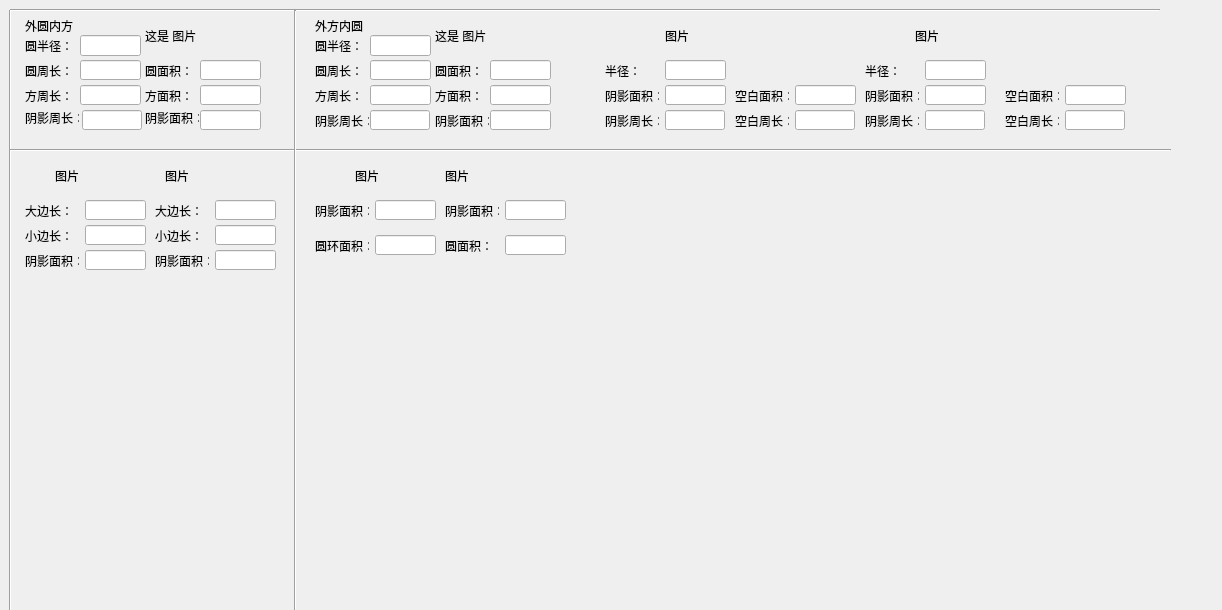
<?xml version="1.0" encoding="UTF-8"?>
<ui version="4.0">
 <class>Page_graphic</class>
 <widget class="QWidget" name="Page_graphic">
  <property name="geometry">
   <rect>
    <x>0</x>
    <y>0</y>
    <width>1222</width>
    <height>610</height>
   </rect>
  </property>
  <property name="windowTitle">
   <string>Form</string>
  </property>
  <widget class="QLabel" name="image_7">
   <property name="geometry">
    <rect>
     <x>665</x>
     <y>10</y>
     <width>61</width>
     <height>51</height>
    </rect>
   </property>
   <property name="text">
    <string>图片</string>
   </property>
  </widget>
  <widget class="Line" name="line_5">
   <property name="geometry">
    <rect>
     <x>0</x>
     <y>10</y>
     <width>20</width>
     <height>620</height>
    </rect>
   </property>
   <property name="orientation">
    <enum>Qt::Vertical</enum>
   </property>
  </widget>
  <widget class="QLineEdit" name="graphic_lE_2">
   <property name="geometry">
    <rect>
     <x>200</x>
     <y>60</y>
     <width>61</width>
     <height>20</height>
    </rect>
   </property>
   <property name="font">
    <font>
     <family>Arial</family>
     <pointsize>8</pointsize>
    </font>
   </property>
  </widget>
  <widget class="QLabel" name="label_18">
   <property name="geometry">
    <rect>
     <x>315</x>
     <y>90</y>
     <width>54</width>
     <height>12</height>
    </rect>
   </property>
   <property name="text">
    <string>方周长：</string>
   </property>
  </widget>
  <widget class="QLineEdit" name="graphic_lE_28">
   <property name="geometry">
    <rect>
     <x>925</x>
     <y>60</y>
     <width>61</width>
     <height>20</height>
    </rect>
   </property>
   <property name="font">
    <font>
     <family>Arial</family>
     <pointsize>8</pointsize>
    </font>
   </property>
   <property name="text">
    <string/>
   </property>
  </widget>
  <widget class="QLabel" name="label_19">
   <property name="geometry">
    <rect>
     <x>145</x>
     <y>65</y>
     <width>54</width>
     <height>12</height>
    </rect>
   </property>
   <property name="text">
    <string>圆面积：</string>
   </property>
  </widget>
  <widget class="QLineEdit" name="graphic_lE_29">
   <property name="geometry">
    <rect>
     <x>925</x>
     <y>85</y>
     <width>61</width>
     <height>20</height>
    </rect>
   </property>
   <property name="font">
    <font>
     <family>Arial</family>
     <pointsize>8</pointsize>
    </font>
   </property>
  </widget>
  <widget class="Line" name="line_6">
   <property name="geometry">
    <rect>
     <x>10</x>
     <y>140</y>
     <width>1161</width>
     <height>20</height>
    </rect>
   </property>
   <property name="orientation">
    <enum>Qt::Horizontal</enum>
   </property>
  </widget>
  <widget class="QLineEdit" name="graphic_lE_32">
   <property name="geometry">
    <rect>
     <x>795</x>
     <y>85</y>
     <width>61</width>
     <height>20</height>
    </rect>
   </property>
   <property name="font">
    <font>
     <family>Arial</family>
     <pointsize>8</pointsize>
    </font>
   </property>
  </widget>
  <widget class="QLineEdit" name="graphic_lE_26">
   <property name="geometry">
    <rect>
     <x>665</x>
     <y>85</y>
     <width>61</width>
     <height>20</height>
    </rect>
   </property>
   <property name="font">
    <font>
     <family>Arial</family>
     <pointsize>8</pointsize>
    </font>
   </property>
  </widget>
  <widget class="QLineEdit" name="graphic_lE_22">
   <property name="geometry">
    <rect>
     <x>375</x>
     <y>235</y>
     <width>61</width>
     <height>20</height>
    </rect>
   </property>
   <property name="font">
    <font>
     <family>Arial</family>
     <pointsize>8</pointsize>
    </font>
   </property>
  </widget>
  <widget class="QLabel" name="label_46">
   <property name="geometry">
    <rect>
     <x>735</x>
     <y>115</y>
     <width>54</width>
     <height>12</height>
    </rect>
   </property>
   <property name="text">
    <string>空白周长：</string>
   </property>
  </widget>
  <widget class="QLabel" name="label_47">
   <property name="geometry">
    <rect>
     <x>1005</x>
     <y>115</y>
     <width>54</width>
     <height>12</height>
    </rect>
   </property>
   <property name="text">
    <string>空白周长：</string>
   </property>
  </widget>
  <widget class="QLabel" name="label_48">
   <property name="geometry">
    <rect>
     <x>605</x>
     <y>90</y>
     <width>54</width>
     <height>12</height>
    </rect>
   </property>
   <property name="text">
    <string>阴影面积：</string>
   </property>
  </widget>
  <widget class="QLabel" name="label_20">
   <property name="geometry">
    <rect>
     <x>435</x>
     <y>115</y>
     <width>54</width>
     <height>12</height>
    </rect>
   </property>
   <property name="text">
    <string>阴影面积：</string>
   </property>
  </widget>
  <widget class="QLineEdit" name="graphic_lE_21">
   <property name="geometry">
    <rect>
     <x>375</x>
     <y>200</y>
     <width>61</width>
     <height>20</height>
    </rect>
   </property>
   <property name="font">
    <font>
     <family>Arial</family>
     <pointsize>8</pointsize>
    </font>
   </property>
  </widget>
  <widget class="QLabel" name="label_49">
   <property name="geometry">
    <rect>
     <x>155</x>
     <y>255</y>
     <width>54</width>
     <height>12</height>
    </rect>
   </property>
   <property name="text">
    <string>阴影面积：</string>
   </property>
  </widget>
  <widget class="QLineEdit" name="graphic_lE_8">
   <property name="geometry">
    <rect>
     <x>370</x>
     <y>60</y>
     <width>61</width>
     <height>20</height>
    </rect>
   </property>
   <property name="font">
    <font>
     <family>Arial</family>
     <pointsize>8</pointsize>
    </font>
   </property>
  </widget>
  <widget class="QLabel" name="label_50">
   <property name="geometry">
    <rect>
     <x>155</x>
     <y>230</y>
     <width>54</width>
     <height>12</height>
    </rect>
   </property>
   <property name="text">
    <string>小边长：</string>
   </property>
  </widget>
  <widget class="QLineEdit" name="graphic_lE_4">
   <property name="geometry">
    <rect>
     <x>200</x>
     <y>85</y>
     <width>61</width>
     <height>20</height>
    </rect>
   </property>
   <property name="font">
    <font>
     <family>Arial</family>
     <pointsize>8</pointsize>
    </font>
   </property>
  </widget>
  <widget class="QLabel" name="label_21">
   <property name="geometry">
    <rect>
     <x>25</x>
     <y>90</y>
     <width>54</width>
     <height>12</height>
    </rect>
   </property>
   <property name="text">
    <string>方周长：</string>
   </property>
  </widget>
  <widget class="QLabel" name="label_51">
   <property name="geometry">
    <rect>
     <x>865</x>
     <y>65</y>
     <width>54</width>
     <height>12</height>
    </rect>
   </property>
   <property name="text">
    <string>半径：</string>
   </property>
  </widget>
  <widget class="QLineEdit" name="graphic_lE_23">
   <property name="geometry">
    <rect>
     <x>505</x>
     <y>200</y>
     <width>61</width>
     <height>20</height>
    </rect>
   </property>
   <property name="font">
    <font>
     <family>Arial</family>
     <pointsize>8</pointsize>
    </font>
   </property>
  </widget>
  <widget class="QLineEdit" name="graphic_lE_12">
   <property name="geometry">
    <rect>
     <x>370</x>
     <y>110</y>
     <width>60</width>
     <height>20</height>
    </rect>
   </property>
   <property name="font">
    <font>
     <family>Arial</family>
     <pointsize>8</pointsize>
    </font>
   </property>
  </widget>
  <widget class="QLineEdit" name="graphic_lE_17">
   <property name="geometry">
    <rect>
     <x>85</x>
     <y>250</y>
     <width>61</width>
     <height>20</height>
    </rect>
   </property>
   <property name="font">
    <font>
     <family>Arial</family>
     <pointsize>8</pointsize>
    </font>
   </property>
  </widget>
  <widget class="QLabel" name="label_22">
   <property name="geometry">
    <rect>
     <x>145</x>
     <y>112</y>
     <width>54</width>
     <height>12</height>
    </rect>
   </property>
   <property name="text">
    <string>阴影面积：</string>
   </property>
  </widget>
  <widget class="QLineEdit" name="graphic_lE_13">
   <property name="geometry">
    <rect>
     <x>490</x>
     <y>110</y>
     <width>61</width>
     <height>20</height>
    </rect>
   </property>
   <property name="font">
    <font>
     <family>Arial</family>
     <pointsize>8</pointsize>
    </font>
   </property>
  </widget>
  <widget class="QLabel" name="label_23">
   <property name="geometry">
    <rect>
     <x>315</x>
     <y>40</y>
     <width>54</width>
     <height>12</height>
    </rect>
   </property>
   <property name="text">
    <string>圆半径：</string>
   </property>
  </widget>
  <widget class="QLineEdit" name="graphic_lE_15">
   <property name="geometry">
    <rect>
     <x>85</x>
     <y>200</y>
     <width>61</width>
     <height>20</height>
    </rect>
   </property>
   <property name="font">
    <font>
     <family>Arial</family>
     <pointsize>8</pointsize>
    </font>
   </property>
  </widget>
  <widget class="QLineEdit" name="graphic_lE_16">
   <property name="geometry">
    <rect>
     <x>85</x>
     <y>225</y>
     <width>61</width>
     <height>20</height>
    </rect>
   </property>
   <property name="font">
    <font>
     <family>Arial</family>
     <pointsize>8</pointsize>
    </font>
   </property>
  </widget>
  <widget class="QLabel" name="image_6">
   <property name="geometry">
    <rect>
     <x>445</x>
     <y>150</y>
     <width>61</width>
     <height>51</height>
    </rect>
   </property>
   <property name="text">
    <string>图片</string>
   </property>
  </widget>
  <widget class="QLineEdit" name="graphic_lE_5">
   <property name="geometry">
    <rect>
     <x>82</x>
     <y>110</y>
     <width>60</width>
     <height>20</height>
    </rect>
   </property>
   <property name="font">
    <font>
     <family>Arial</family>
     <pointsize>8</pointsize>
    </font>
   </property>
  </widget>
  <widget class="QLabel" name="image_1">
   <property name="enabled">
    <bool>true</bool>
   </property>
   <property name="geometry">
    <rect>
     <x>145</x>
     <y>10</y>
     <width>51</width>
     <height>51</height>
    </rect>
   </property>
   <property name="text">
    <string>这是 图片</string>
   </property>
  </widget>
  <widget class="QLabel" name="label_24">
   <property name="geometry">
    <rect>
     <x>145</x>
     <y>90</y>
     <width>54</width>
     <height>12</height>
    </rect>
   </property>
   <property name="text">
    <string>方面积：</string>
   </property>
  </widget>
  <widget class="QLineEdit" name="graphic_lE_24">
   <property name="geometry">
    <rect>
     <x>505</x>
     <y>235</y>
     <width>61</width>
     <height>20</height>
    </rect>
   </property>
   <property name="font">
    <font>
     <family>Arial</family>
     <pointsize>8</pointsize>
    </font>
   </property>
  </widget>
  <widget class="QLineEdit" name="graphic_lE_6">
   <property name="geometry">
    <rect>
     <x>200</x>
     <y>110</y>
     <width>61</width>
     <height>20</height>
    </rect>
   </property>
   <property name="font">
    <font>
     <family>Arial</family>
     <pointsize>8</pointsize>
    </font>
   </property>
  </widget>
  <widget class="QLabel" name="image_5">
   <property name="geometry">
    <rect>
     <x>355</x>
     <y>150</y>
     <width>61</width>
     <height>51</height>
    </rect>
   </property>
   <property name="text">
    <string>图片</string>
   </property>
  </widget>
  <widget class="QLineEdit" name="graphic_lE_11">
   <property name="geometry">
    <rect>
     <x>490</x>
     <y>85</y>
     <width>61</width>
     <height>20</height>
    </rect>
   </property>
   <property name="font">
    <font>
     <family>Arial</family>
     <pointsize>8</pointsize>
    </font>
   </property>
  </widget>
  <widget class="QLabel" name="label_52">
   <property name="geometry">
    <rect>
     <x>445</x>
     <y>205</y>
     <width>54</width>
     <height>12</height>
    </rect>
   </property>
   <property name="text">
    <string>阴影面积：</string>
   </property>
  </widget>
  <widget class="QLineEdit" name="graphic_lE_3">
   <property name="geometry">
    <rect>
     <x>80</x>
     <y>85</y>
     <width>61</width>
     <height>20</height>
    </rect>
   </property>
   <property name="font">
    <font>
     <family>Arial</family>
     <pointsize>8</pointsize>
    </font>
   </property>
  </widget>
  <widget class="QLabel" name="label_25">
   <property name="geometry">
    <rect>
     <x>25</x>
     <y>40</y>
     <width>54</width>
     <height>12</height>
    </rect>
   </property>
   <property name="text">
    <string>圆半径：</string>
   </property>
  </widget>
  <widget class="QLineEdit" name="graphic_lE_19">
   <property name="geometry">
    <rect>
     <x>215</x>
     <y>225</y>
     <width>61</width>
     <height>20</height>
    </rect>
   </property>
   <property name="font">
    <font>
     <family>Arial</family>
     <pointsize>8</pointsize>
    </font>
   </property>
  </widget>
  <widget class="QLineEdit" name="graphic_lE_10">
   <property name="geometry">
    <rect>
     <x>370</x>
     <y>85</y>
     <width>61</width>
     <height>20</height>
    </rect>
   </property>
   <property name="font">
    <font>
     <family>Arial</family>
     <pointsize>8</pointsize>
    </font>
   </property>
  </widget>
  <widget class="Line" name="line_7">
   <property name="geometry">
    <rect>
     <x>10</x>
     <y>0</y>
     <width>1150</width>
     <height>20</height>
    </rect>
   </property>
   <property name="orientation">
    <enum>Qt::Horizontal</enum>
   </property>
  </widget>
  <widget class="QLabel" name="label_53">
   <property name="geometry">
    <rect>
     <x>25</x>
     <y>20</y>
     <width>54</width>
     <height>12</height>
    </rect>
   </property>
   <property name="text">
    <string>外圆内方</string>
   </property>
  </widget>
  <widget class="QLabel" name="label_54">
   <property name="geometry">
    <rect>
     <x>605</x>
     <y>65</y>
     <width>54</width>
     <height>12</height>
    </rect>
   </property>
   <property name="text">
    <string>半径：</string>
   </property>
  </widget>
  <widget class="QLineEdit" name="graphic_lE_34">
   <property name="geometry">
    <rect>
     <x>1065</x>
     <y>85</y>
     <width>61</width>
     <height>20</height>
    </rect>
   </property>
   <property name="font">
    <font>
     <family>Arial</family>
     <pointsize>8</pointsize>
    </font>
   </property>
  </widget>
  <widget class="QLabel" name="label_55">
   <property name="geometry">
    <rect>
     <x>435</x>
     <y>90</y>
     <width>54</width>
     <height>12</height>
    </rect>
   </property>
   <property name="text">
    <string>方面积：</string>
   </property>
  </widget>
  <widget class="QLineEdit" name="graphic_lE_25">
   <property name="geometry">
    <rect>
     <x>665</x>
     <y>60</y>
     <width>61</width>
     <height>20</height>
    </rect>
   </property>
   <property name="font">
    <font>
     <family>Arial</family>
     <pointsize>8</pointsize>
    </font>
   </property>
   <property name="text">
    <string/>
   </property>
  </widget>
  <widget class="QLabel" name="label_56">
   <property name="geometry">
    <rect>
     <x>315</x>
     <y>240</y>
     <width>54</width>
     <height>12</height>
    </rect>
   </property>
   <property name="text">
    <string>圆环面积：</string>
   </property>
  </widget>
  <widget class="QLabel" name="label_57">
   <property name="geometry">
    <rect>
     <x>865</x>
     <y>115</y>
     <width>54</width>
     <height>12</height>
    </rect>
   </property>
   <property name="text">
    <string>阴影周长：</string>
   </property>
  </widget>
  <widget class="QLabel" name="label_58">
   <property name="geometry">
    <rect>
     <x>735</x>
     <y>90</y>
     <width>54</width>
     <height>12</height>
    </rect>
   </property>
   <property name="text">
    <string>空白面积：</string>
   </property>
  </widget>
  <widget class="QLabel" name="label_59">
   <property name="geometry">
    <rect>
     <x>25</x>
     <y>255</y>
     <width>54</width>
     <height>12</height>
    </rect>
   </property>
   <property name="text">
    <string>阴影面积：</string>
   </property>
  </widget>
  <widget class="QLineEdit" name="graphic_lE_1">
   <property name="geometry">
    <rect>
     <x>80</x>
     <y>60</y>
     <width>61</width>
     <height>20</height>
    </rect>
   </property>
   <property name="font">
    <font>
     <family>Arial</family>
     <pointsize>8</pointsize>
    </font>
   </property>
  </widget>
  <widget class="QLabel" name="label_60">
   <property name="geometry">
    <rect>
     <x>605</x>
     <y>115</y>
     <width>54</width>
     <height>12</height>
    </rect>
   </property>
   <property name="text">
    <string>阴影周长：</string>
   </property>
  </widget>
  <widget class="QLineEdit" name="graphic_lE_14">
   <property name="geometry">
    <rect>
     <x>370</x>
     <y>35</y>
     <width>61</width>
     <height>21</height>
    </rect>
   </property>
   <property name="font">
    <font>
     <family>Arial</family>
     <pointsize>8</pointsize>
    </font>
   </property>
  </widget>
  <widget class="QLabel" name="image_3">
   <property name="geometry">
    <rect>
     <x>55</x>
     <y>150</y>
     <width>61</width>
     <height>51</height>
    </rect>
   </property>
   <property name="text">
    <string>图片</string>
   </property>
  </widget>
  <widget class="QLabel" name="label_61">
   <property name="geometry">
    <rect>
     <x>435</x>
     <y>65</y>
     <width>54</width>
     <height>12</height>
    </rect>
   </property>
   <property name="text">
    <string>圆面积：</string>
   </property>
  </widget>
  <widget class="QLabel" name="label_62">
   <property name="geometry">
    <rect>
     <x>155</x>
     <y>205</y>
     <width>54</width>
     <height>12</height>
    </rect>
   </property>
   <property name="text">
    <string>大边长：</string>
   </property>
  </widget>
  <widget class="QLabel" name="label_63">
   <property name="geometry">
    <rect>
     <x>315</x>
     <y>205</y>
     <width>54</width>
     <height>12</height>
    </rect>
   </property>
   <property name="text">
    <string>阴影面积：</string>
   </property>
  </widget>
  <widget class="QLineEdit" name="graphic_lE_27">
   <property name="geometry">
    <rect>
     <x>665</x>
     <y>110</y>
     <width>60</width>
     <height>20</height>
    </rect>
   </property>
   <property name="font">
    <font>
     <family>Arial</family>
     <pointsize>8</pointsize>
    </font>
   </property>
  </widget>
  <widget class="QLineEdit" name="graphic_lE_20">
   <property name="geometry">
    <rect>
     <x>215</x>
     <y>250</y>
     <width>61</width>
     <height>20</height>
    </rect>
   </property>
   <property name="font">
    <font>
     <family>Arial</family>
     <pointsize>8</pointsize>
    </font>
   </property>
  </widget>
  <widget class="QLineEdit" name="graphic_lE_30">
   <property name="geometry">
    <rect>
     <x>925</x>
     <y>110</y>
     <width>60</width>
     <height>20</height>
    </rect>
   </property>
   <property name="font">
    <font>
     <family>Arial</family>
     <pointsize>8</pointsize>
    </font>
   </property>
  </widget>
  <widget class="QLineEdit" name="graphic_lE_18">
   <property name="geometry">
    <rect>
     <x>215</x>
     <y>200</y>
     <width>61</width>
     <height>20</height>
    </rect>
   </property>
   <property name="font">
    <font>
     <family>Arial</family>
     <pointsize>8</pointsize>
    </font>
   </property>
  </widget>
  <widget class="QLabel" name="label_64">
   <property name="geometry">
    <rect>
     <x>315</x>
     <y>20</y>
     <width>54</width>
     <height>12</height>
    </rect>
   </property>
   <property name="text">
    <string>外方内圆</string>
   </property>
  </widget>
  <widget class="QLabel" name="label_65">
   <property name="geometry">
    <rect>
     <x>25</x>
     <y>230</y>
     <width>54</width>
     <height>12</height>
    </rect>
   </property>
   <property name="text">
    <string>小边长：</string>
   </property>
  </widget>
  <widget class="QLabel" name="label_66">
   <property name="geometry">
    <rect>
     <x>1005</x>
     <y>90</y>
     <width>54</width>
     <height>12</height>
    </rect>
   </property>
   <property name="text">
    <string>空白面积：</string>
   </property>
  </widget>
  <widget class="QLineEdit" name="graphic_lE_7">
   <property name="geometry">
    <rect>
     <x>80</x>
     <y>35</y>
     <width>61</width>
     <height>21</height>
    </rect>
   </property>
   <property name="font">
    <font>
     <family>Arial</family>
     <pointsize>8</pointsize>
    </font>
   </property>
  </widget>
  <widget class="QLabel" name="label_67">
   <property name="geometry">
    <rect>
     <x>315</x>
     <y>115</y>
     <width>54</width>
     <height>12</height>
    </rect>
   </property>
   <property name="text">
    <string>阴影周长：</string>
   </property>
  </widget>
  <widget class="QLineEdit" name="graphic_lE_31">
   <property name="geometry">
    <rect>
     <x>795</x>
     <y>110</y>
     <width>60</width>
     <height>20</height>
    </rect>
   </property>
   <property name="font">
    <font>
     <family>Arial</family>
     <pointsize>8</pointsize>
    </font>
   </property>
  </widget>
  <widget class="QLineEdit" name="graphic_lE_33">
   <property name="geometry">
    <rect>
     <x>1065</x>
     <y>110</y>
     <width>60</width>
     <height>20</height>
    </rect>
   </property>
   <property name="font">
    <font>
     <family>Arial</family>
     <pointsize>8</pointsize>
    </font>
   </property>
  </widget>
  <widget class="QLineEdit" name="graphic_lE_9">
   <property name="geometry">
    <rect>
     <x>490</x>
     <y>60</y>
     <width>61</width>
     <height>20</height>
    </rect>
   </property>
   <property name="font">
    <font>
     <family>Arial</family>
     <pointsize>8</pointsize>
    </font>
   </property>
  </widget>
  <widget class="QLabel" name="image_8">
   <property name="geometry">
    <rect>
     <x>915</x>
     <y>10</y>
     <width>61</width>
     <height>51</height>
    </rect>
   </property>
   <property name="text">
    <string>图片</string>
   </property>
  </widget>
  <widget class="QLabel" name="label_68">
   <property name="geometry">
    <rect>
     <x>445</x>
     <y>240</y>
     <width>54</width>
     <height>12</height>
    </rect>
   </property>
   <property name="text">
    <string>圆面积：</string>
   </property>
  </widget>
  <widget class="QLabel" name="image_4">
   <property name="geometry">
    <rect>
     <x>165</x>
     <y>150</y>
     <width>61</width>
     <height>51</height>
    </rect>
   </property>
   <property name="text">
    <string>图片</string>
   </property>
  </widget>
  <widget class="Line" name="line_8">
   <property name="geometry">
    <rect>
     <x>285</x>
     <y>10</y>
     <width>20</width>
     <height>621</height>
    </rect>
   </property>
   <property name="orientation">
    <enum>Qt::Vertical</enum>
   </property>
  </widget>
  <widget class="QLabel" name="label_69">
   <property name="geometry">
    <rect>
     <x>25</x>
     <y>112</y>
     <width>54</width>
     <height>12</height>
    </rect>
   </property>
   <property name="text">
    <string>阴影周长：</string>
   </property>
  </widget>
  <widget class="QLabel" name="label_70">
   <property name="geometry">
    <rect>
     <x>315</x>
     <y>65</y>
     <width>54</width>
     <height>12</height>
    </rect>
   </property>
   <property name="text">
    <string>圆周长：</string>
   </property>
  </widget>
  <widget class="QLabel" name="label_71">
   <property name="geometry">
    <rect>
     <x>25</x>
     <y>65</y>
     <width>54</width>
     <height>12</height>
    </rect>
   </property>
   <property name="text">
    <string>圆周长：</string>
   </property>
  </widget>
  <widget class="QLabel" name="label_72">
   <property name="geometry">
    <rect>
     <x>865</x>
     <y>90</y>
     <width>54</width>
     <height>12</height>
    </rect>
   </property>
   <property name="text">
    <string>阴影面积：</string>
   </property>
  </widget>
  <widget class="QLabel" name="image_2">
   <property name="enabled">
    <bool>true</bool>
   </property>
   <property name="geometry">
    <rect>
     <x>435</x>
     <y>10</y>
     <width>61</width>
     <height>51</height>
    </rect>
   </property>
   <property name="text">
    <string>这是 图片</string>
   </property>
  </widget>
  <widget class="QLabel" name="label_73">
   <property name="geometry">
    <rect>
     <x>25</x>
     <y>205</y>
     <width>54</width>
     <height>12</height>
    </rect>
   </property>
   <property name="text">
    <string>大边长：</string>
   </property>
  </widget>
 </widget>
 <resources/>
 <connections/>
</ui>
